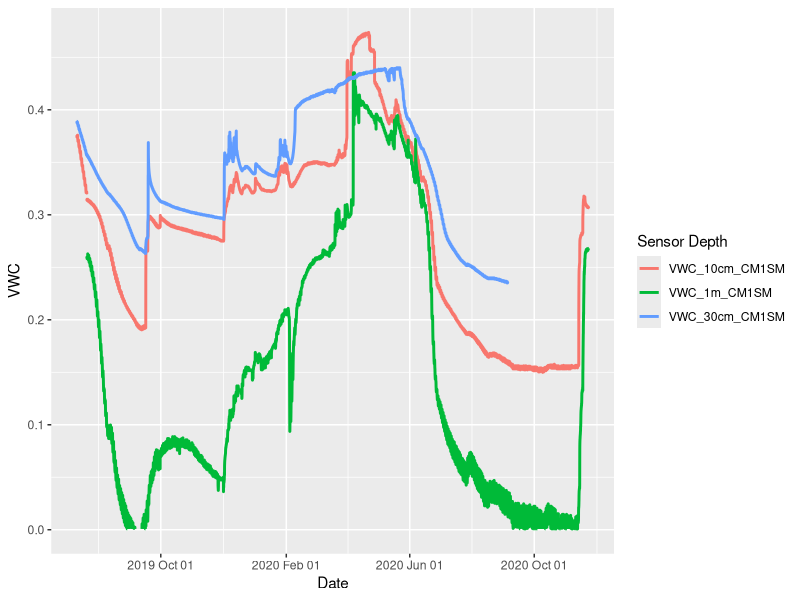
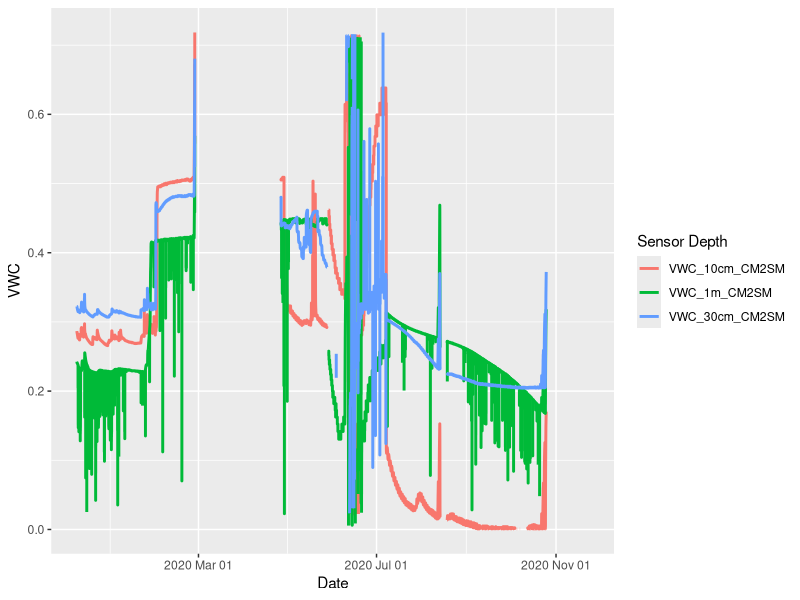
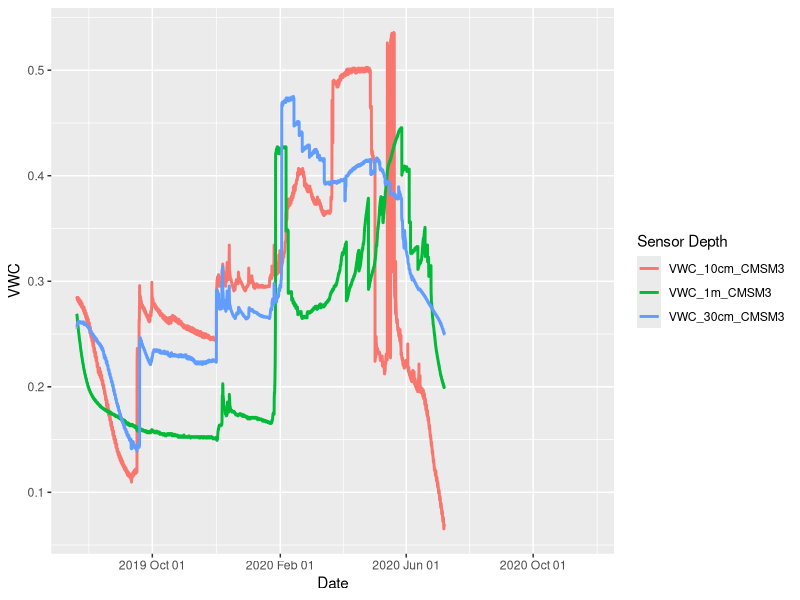
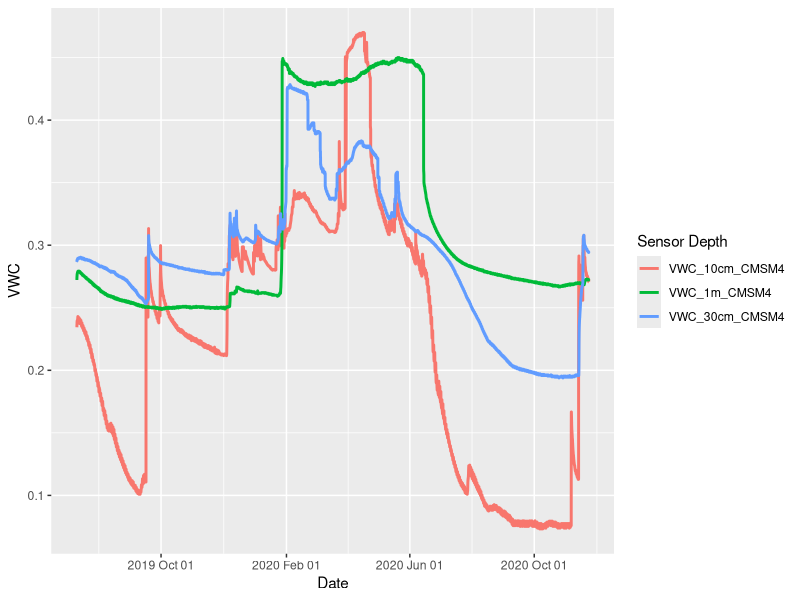

These charts were generated, in order, by the following R code:
## ---- chunk 1
knitr::opts_chunk$set(echo = TRUE)
## ---- chunk 2
library(tidyverse)
## ---- chunk 3

Control_SM_Nov2020 <- readr::read_csv("Control_SM_Nov2020/compiled_Control_Nov2020.csv", 
                                 col_types = cols(Date = col_character(), .default = col_double())) %>% 
  dplyr::mutate(Date = as.POSIXct(Date, tz = "UTC"))

# filter out bad data, same technique for what was compiled into weekly averages
Control_SM_good_data_Nov2020 <- Control_SM_Nov2020 %>%
  dplyr::mutate(dplyr::across(starts_with("VWC"), ~ case_when(
    . <= 0 | . > 1 ~ NA_real_,
    TRUE ~ .
  )))

## ---- chunk 4

# data for plotting
CM1SM <- Control_SM_good_data_Nov2020 %>% 
  dplyr::select(Date, ends_with("CM1SM")) %>% 
  # oldest data in this comp is 2019-07-10 18:00:00
  dplyr::filter(Date >= as.POSIXct("2019-07-10 18:00:00", tz = "UTC")) %>%
  tidyr::pivot_longer(cols = ends_with("CM1SM"), names_to = "Sensor Depth", values_to = "VWC")

# time series ggplot for CM1SM
CM1SM_timeseries <- CM1SM %>%
  mutate(`Sensor Depth` = as.factor(`Sensor Depth`)) %>%
  dplyr::filter(Date >= as.POSIXct("2019-07-10 18:00:00", tz = "UTC") & Date <= as.POSIXct("2020-11-23 10:00:00", tz = "UTC")) %>% 
  ggplot(aes(x = Date, y = VWC)) +
  geom_line(aes(color = `Sensor Depth`), size = 1) +
  scale_x_datetime(date_labels = "%Y %b %d", date_breaks = "4 months")

CM1SM_timeseries

## ---- chunk 5

# data for plotting
CM2SM <- Control_SM_good_data_Nov2020 %>% 
  dplyr::select(Date, ends_with("CM2SM")) %>% 
  # oldest data in this comp is 2019-12-08 16:00:00
  dplyr::filter(Date >= as.POSIXct("2019-12-08 16:00:00", tz = "UTC")) %>%
  tidyr::pivot_longer(cols = ends_with("CM2SM"), names_to = "Sensor Depth", values_to = "VWC")

# time series ggplot for CM2SM
CM2SM_timeseries <- CM2SM %>%
  mutate(`Sensor Depth` = as.factor(`Sensor Depth`)) %>%
  dplyr::filter(Date >= as.POSIXct("2019-12-08 16:00:00", tz = "UTC") & Date <= as.POSIXct("2020-11-23 10:00:00", tz = "UTC")) %>% 
  ggplot(aes(x = Date, y = VWC)) +
  geom_line(aes(color = `Sensor Depth`), size = 1) +
  scale_x_datetime(date_labels = "%Y %b %d", date_breaks = "4 months")

CM2SM_timeseries

## ---- chunk 6

# data for plotting
CMSM3 <- Control_SM_good_data_Nov2020 %>% 
  dplyr::select(Date, ends_with("CMSM3")) %>% 
  # oldest data in this comp is 2019-07-20 11:30:00
  dplyr::filter(Date >= as.POSIXct("2019-07-20 11:30:00", tz = "UTC")) %>%
  tidyr::pivot_longer(cols = ends_with("CMSM3"), names_to = "Sensor Depth", values_to = "VWC")

# time series ggplot for CMSM3
CMSM3_timeseries <- CMSM3 %>%
  mutate(`Sensor Depth` = as.factor(`Sensor Depth`)) %>%
  dplyr::filter(Date >= as.POSIXct("2019-07-20 11:30:00", tz = "UTC") & Date <= as.POSIXct("2020-11-23 10:00:00", tz = "UTC")) %>% 
  ggplot(aes(x = Date, y = VWC)) +
  geom_line(aes(color = `Sensor Depth`), size = 1) +
  scale_x_datetime(date_labels = "%Y %b %d", date_breaks = "4 months")

CMSM3_timeseries

## ---- chunk 7

# data for plotting
CMSM4 <- Control_SM_good_data_Nov2020 %>% 
  dplyr::select(Date, ends_with("CMSM4")) %>% 
  # oldest data in this comp is 2019-07-10 10:30:00
  dplyr::filter(Date >= as.POSIXct("2019-07-10 10:30:00", tz = "UTC")) %>%
  tidyr::pivot_longer(cols = ends_with("CMSM4"), names_to = "Sensor Depth", values_to = "VWC")

# time series ggplot for CMSM4
CMSM4_timeseries <- CMSM4 %>%
  mutate(`Sensor Depth` = as.factor(`Sensor Depth`)) %>%
  dplyr::filter(Date >= as.POSIXct("2019-07-10 10:30:00", tz = "UTC") & Date <= as.POSIXct("2020-11-23 11:00:00", tz = "UTC")) %>% 
  ggplot(aes(x = Date, y = VWC)) +
  geom_line(aes(color = `Sensor Depth`), size = 1) +
  scale_x_datetime(date_labels = "%Y %b %d", date_breaks = "4 months")

CMSM4_timeseries

